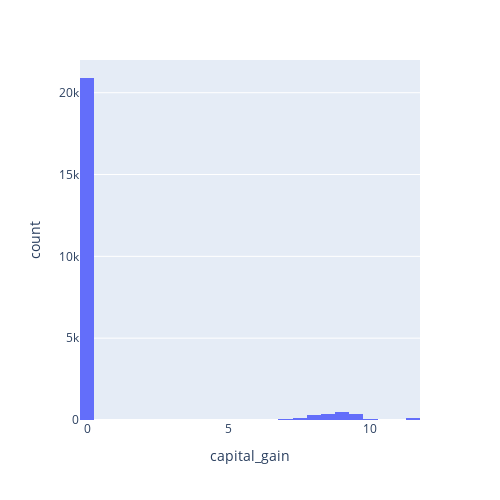

Source (notebook cell):
### Markdown cell above
**Exercise**

Use your `plot_histogram()` function to visualise the log-transformed features in the **train** dataset.

### Code cell
# [TODO]
for feature in skewed_features:
    print(f"Plotting histogram for {feature}")
    plot_histogram(processed_train, feature)

### Figure 1 — Plotly figure (JSON) as saved in the notebook; plotly's stock layout.template omitted (floating-point values rounded to 4 significant figures; data arrays with more than 128 entries replaced by an {"elided": "..."} marker saying what was removed)
{"data": [{"alignmentgroup": "True", "bingroup": "x", "hovertemplate": "capital_gain=%{x}<br>count=%{y}<extra></extra>", "legendgroup": "", "marker": {"color": "#636efa", "pattern": {"shape": ""}}, "name": "", "nbinsx": 25, "offsetgroup": "", "orientation": "v", "showlegend": false, "type": "histogram", "x": {"elided": "22792 float values"}, "xaxis": "x", "yaxis": "y"}], "layout": {"barmode": "relative", "height": 500, "legend": {"tracegroupgap": 0}, "margin": {"t": 60}, "width": 500, "xaxis": {"anchor": "y", "domain": [0, 1], "title": {"text": "capital_gain"}}, "yaxis": {"anchor": "x", "domain": [0, 1], "title": {"text": "count"}}}}
